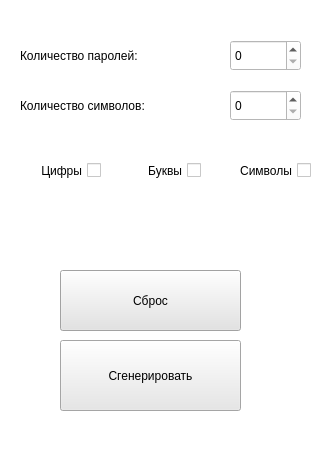
<?xml version="1.0" encoding="UTF-8"?>
<ui version="4.0">
 <class>MainWindow</class>
 <widget class="QMainWindow" name="MainWindow">
  <property name="geometry">
   <rect>
    <x>0</x>
    <y>0</y>
    <width>322</width>
    <height>476</height>
   </rect>
  </property>
  <property name="minimumSize">
   <size>
    <width>322</width>
    <height>476</height>
   </size>
  </property>
  <property name="maximumSize">
   <size>
    <width>322</width>
    <height>476</height>
   </size>
  </property>
  <property name="windowTitle">
   <string>Генератор паролей</string>
  </property>
  <property name="styleSheet">
   <string notr="true">background-color: rgb(255, 255, 255);</string>
  </property>
  <widget class="QWidget" name="centralwidget">
   <widget class="QPushButton" name="gener">
    <property name="geometry">
     <rect>
      <x>60</x>
      <y>340</y>
      <width>181</width>
      <height>71</height>
     </rect>
    </property>
    <property name="styleSheet">
     <string notr="true">font: 16pt &quot;MS Shell Dlg 2&quot;;
background-color: rgb(231, 231, 231);</string>
    </property>
    <property name="text">
     <string>Сгенерировать</string>
    </property>
   </widget>
   <widget class="QLabel" name="label">
    <property name="geometry">
     <rect>
      <x>20</x>
      <y>30</y>
      <width>211</width>
      <height>51</height>
     </rect>
    </property>
    <property name="styleSheet">
     <string notr="true">font: 14pt &quot;MS Shell Dlg 2&quot;;</string>
    </property>
    <property name="text">
     <string>Количество паролей:</string>
    </property>
   </widget>
   <widget class="QSpinBox" name="coun_pass">
    <property name="geometry">
     <rect>
      <x>230</x>
      <y>40</y>
      <width>71</width>
      <height>31</height>
     </rect>
    </property>
   </widget>
   <widget class="QCheckBox" name="digit">
    <property name="geometry">
     <rect>
      <x>10</x>
      <y>150</y>
      <width>91</width>
      <height>41</height>
     </rect>
    </property>
    <property name="layoutDirection">
     <enum>Qt::RightToLeft</enum>
    </property>
    <property name="styleSheet">
     <string notr="true">font: 14pt &quot;MS Shell Dlg 2&quot;;</string>
    </property>
    <property name="text">
     <string>Цифры</string>
    </property>
   </widget>
   <widget class="QLabel" name="label_2">
    <property name="geometry">
     <rect>
      <x>20</x>
      <y>80</y>
      <width>211</width>
      <height>51</height>
     </rect>
    </property>
    <property name="styleSheet">
     <string notr="true">font: 14pt &quot;MS Shell Dlg 2&quot;;</string>
    </property>
    <property name="text">
     <string>Количество символов:</string>
    </property>
   </widget>
   <widget class="QSpinBox" name="coun_sim">
    <property name="geometry">
     <rect>
      <x>230</x>
      <y>90</y>
      <width>71</width>
      <height>31</height>
     </rect>
    </property>
   </widget>
   <widget class="QCheckBox" name="alpha">
    <property name="geometry">
     <rect>
      <x>110</x>
      <y>150</y>
      <width>91</width>
      <height>41</height>
     </rect>
    </property>
    <property name="layoutDirection">
     <enum>Qt::RightToLeft</enum>
    </property>
    <property name="styleSheet">
     <string notr="true">font: 14pt &quot;MS Shell Dlg 2&quot;;</string>
    </property>
    <property name="text">
     <string>Буквы</string>
    </property>
   </widget>
   <widget class="QCheckBox" name="symbol">
    <property name="geometry">
     <rect>
      <x>210</x>
      <y>150</y>
      <width>101</width>
      <height>41</height>
     </rect>
    </property>
    <property name="layoutDirection">
     <enum>Qt::RightToLeft</enum>
    </property>
    <property name="styleSheet">
     <string notr="true">font: 14pt &quot;MS Shell Dlg 2&quot;;</string>
    </property>
    <property name="text">
     <string>Символы</string>
    </property>
   </widget>
   <widget class="QPushButton" name="reset">
    <property name="geometry">
     <rect>
      <x>60</x>
      <y>270</y>
      <width>181</width>
      <height>61</height>
     </rect>
    </property>
    <property name="styleSheet">
     <string notr="true">font: 16pt &quot;MS Shell Dlg 2&quot;;
background-color: rgb(227, 227, 227);</string>
    </property>
    <property name="text">
     <string>Сброс</string>
    </property>
   </widget>
  </widget>
 </widget>
 <resources/>
 <connections/>
</ui>
